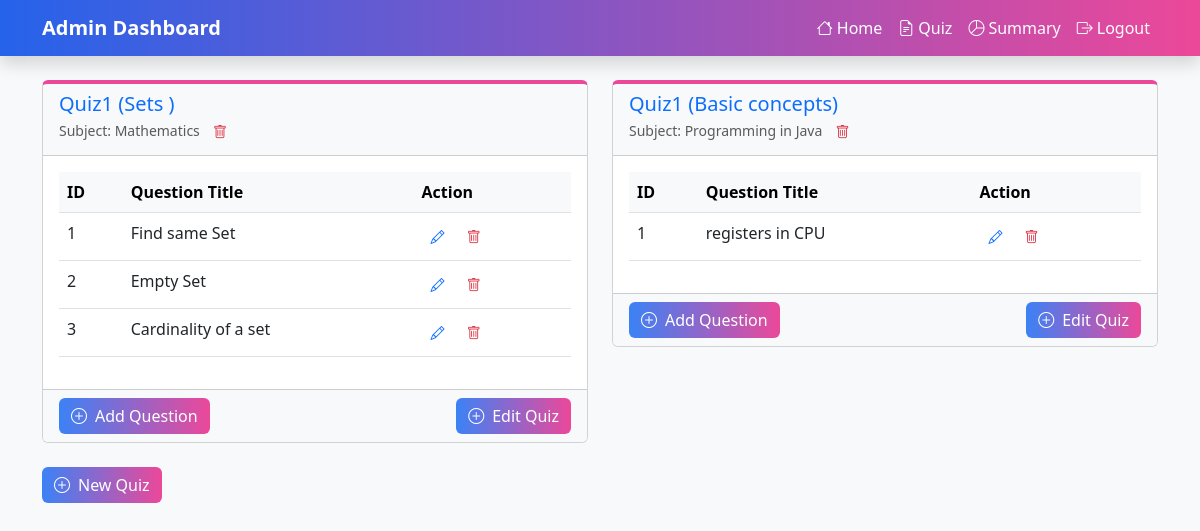
The app's page /quiz-management with its own data.
### models/models.py (models this page shows)
class Quiz(db.Model):
    __tablename__ = "quiz"
    id = db.Column(db.Integer , primary_key = True)
    name = db.Column(db.String(100), nullable=False)
    chapter_id = db.Column(db.Integer , db.ForeignKey('chapter.id') , nullable = False)
    subject_id = db.Column(db.Integer, db.ForeignKey('subject.id'), nullable=False)
    date_of_quiz = db.Column(db.DateTime , nullable = False)
    time_duration = db.Column(db.String(5) , nullable = False)
    remarks = db.Column(db.String(500) , nullable = True)
    questions = db.relationship('Question', backref='quiz', lazy=True , cascade="all, delete-orphan")
    scores = db.relationship('Score', backref='quiz', lazy=True , cascade="all, delete-orphan")

class Chapter(db.Model):
    __tablename__ = "chapter"
    id = db.Column(db.Integer , primary_key = True)
    name = db.Column(db.String(100) , nullable = False)
    description = db.Column(db.String(500) , nullable = False)
    subject_id = db.Column(db.Integer , db.ForeignKey('subject.id') , nullable = False)
    quizzes = db.relationship("Quiz", backref = "chapter", lazy = True , cascade="all, delete-orphan")
    questions = db.relationship('Question', backref='chapter', lazy=True)

class Subject(db.Model):
    __tablename__ = "subject"
    id = db.Column(db.Integer , primary_key = True)
    name = db.Column(db.String(100) , nullable = False , unique = True)
    description = db.Column(db.String(500) , nullable = False)
    chapters = db.relationship("Chapter", backref = "subject", lazy = True , cascade="all, delete-orphan")

class Question(db.Model):
    __tablename__ = "question"
    id = db.Column(db.Integer , primary_key = True)
    chapter_id = db.Column(db.Integer , db.ForeignKey('chapter.id') , nullable = False)
    quiz_id = db.Column(db.Integer , db.ForeignKey('quiz.id') , nullable = False)
    question_number = db.Column(db.Integer, nullable=False)
    question_statement = db.Column(db.String(500) , nullable = False)
    option1 = db.Column(db.String(500), nullable=False)
    option2 = db.Column(db.String(500), nullable=False)
    option3 = db.Column(db.String(500), nullable=False)
    option4 = db.Column(db.String(500), nullable=False)
    correct_option = db.Column(db.Integer, nullable=False)
    q_title = db.Column(db.String(100), nullable=False)
    __table_args__ = (db.UniqueConstraint('quiz_id', 'question_number', name='unique_question_per_quiz'),)

### controllers/controllers.py (the view)
@app.route('/quiz-management')
def quiz_management():
    quizzes = Quiz.query.all()
    return render_template('quiz_management.html', quizzes=quizzes)

### templates/quiz_management.html (shortened to what this page needs)
<!DOCTYPE html>
<html lang="en">
<head>
    <link href="https://cdn.jsdelivr.net/npm/bootstrap@5.3.0/dist/css/bootstrap.min.css" rel="stylesheet">
    <link rel="stylesheet" href="https://cdn.jsdelivr.net/npm/bootstrap-icons@1.11.1/font/bootstrap-icons.css">
    <link rel="stylesheet" href="../static/admin_dashboard.css">
</head>
<body class="bg-light">
    <nav class="navbar custom-gradient-bg navbar-expand-lg shadow">
        <div class="container">
            <a class="navbar-brand text-white fw-bold" href="#">Admin Dashboard</a>
            <div class="collapse navbar-collapse" id="navbarNav">
                <ul class="navbar-nav ms-auto">
                    <li class="nav-item">
                        <a class="nav-link text-white d-flex align-items-center" href="{{ url_for('admin_dashboard') }}">
                            <i class="bi bi-house me-1"></i> Home
                        </a>
                    </li>
                    <li class="nav-item">
                        <a class="nav-link text-white d-flex align-items-center" href="{{ url_for('quiz_management') }}">
                            <i class="bi bi-file-earmark-text me-1"></i> Quiz
                        </a>
                    </li>
                    <li class="nav-item">
                        <a class="nav-link text-white d-flex align-items-center" href="#">
                            <i class="bi bi-pie-chart me-1"></i> Summary
                        </a>
                    </li>
                    <li class="nav-item">
                        <a class="nav-link text-white d-flex align-items-center" href="{{ url_for('logout') }}">
                            <i class="bi bi-box-arrow-right me-1"></i> Logout
                        </a>
                    </li>
                </ul>
            </div>
        </div>
    </nav>
    <div class="container py-4">
        <div class="row g-4">
            {% for quiz in quizzes %}
            <div class="col-md-6">
                <div class="card subject-card">
                    <div class="card-header bg-light">
                        <h5 class="card-title text-primary mb-0">{{ quiz.name }}  ({{quiz.chapter.name}})</h5>
                        <small class="text-muted">Subject: {{ quiz.chapter.subject.name }}</small>
                        <form action="{{ url_for('delete_quiz', quiz_id=quiz.id) }}" method="POST" style="display:inline;" onsubmit="return confirm('Are you sure you want to delete this quiz?');">
                            <button type="submit" class="btn btn-sm btn-link text-danger">
                                <i class="bi bi-trash"></i>
                            </button>
                        </form>
                    </div>
                    <div class="card-body">
                        <div class="table-responsive">
                            <table class="table table-hover">
                                <thead class="table-light">
                                    <tr>
                                        <th>ID</th>
                                        <th>Question Title</th>
                                        <th>Action</th>
                                    </tr>
                                </thead>
                                <tbody>
                                    {% for question in quiz.questions %}
                                    <tr>
                                        <td>{{ question.question_number }}</td>
                                        <td>{{ question.q_title }}</td>
                                        <td>
                                            <a href="{{ url_for('edit_question', question_id=question.id) }}"
                                               class="btn btn-sm btn-link text-primary">
                                                <i class="bi bi-pencil"></i>
                                            </a>
                                            <form action="{{ url_for('delete_question', question_id=question.id) }}" method="POST"
                                                  style="display:inline;"
                                                  onsubmit="return confirm('Are you sure you want to delete this question?');">
                                                <button type="submit" class="btn btn-sm btn-link text-danger">
                                                    <i class="bi bi-trash"></i>
                                                </button>
                                            </form>
                                        </td>
                                    </tr>
                                    {% endfor %}
                                </tbody>
                            </table>
                        </div>
                    </div>
                    <div class="card-footer bg-light d-flex justify-content-between align-items-center">
                        <a href="{{ url_for('add_question', quiz_id=quiz.id) }}" class="btn gradient-btn d-flex align-items-center">
                            <i class="bi bi-plus-circle me-2"></i> Add Question
                        </a>
                        <a href="{{ url_for('edit_quiz', quiz_id=quiz.id) }}" class="btn gradient-btn d-flex align-items-center">
                            <i class="bi bi-plus-circle me-2"></i> Edit Quiz
                        </a>
                    </div>
                </div>
            </div>
            {% endfor %}
        </div>
        <div class="mt-4">
            <a href="{{ url_for('add_quiz') }}" class="btn gradient-btn btn-primary d-inline-flex align-items-center">
                <i class="bi bi-plus-circle me-2"></i> New Quiz
            </a>
        </div>
    </div>
</body>
</html>

### static/admin_dashboard.css (style rules this page uses)
.custom-gradient-bg { background: linear-gradient(90deg, #2563eb 0%, #ec4899 100%); }
.subject-card { border-top: 4px solid #ec4899; transition: box-shadow 0.3s ease; }
.gradient-btn { background: linear-gradient(90deg, #3b82f6 0%, #ec4899 100%); border: none; color: white; }

### records on screen
Quiz: name "Quiz1", chapter.name "Sets", chapter.subject.name "Mathematics"
Question: question_number "1", q_title "Find same Set"
Question: question_number "2", q_title "Empty Set"
Question: question_number "3", q_title "Cardinality of a set"
Quiz: name "Quiz1", chapter.name "Basic concepts", chapter.subject.name "Programming in Java"
Question: question_number "1", q_title "registers in CPU"
